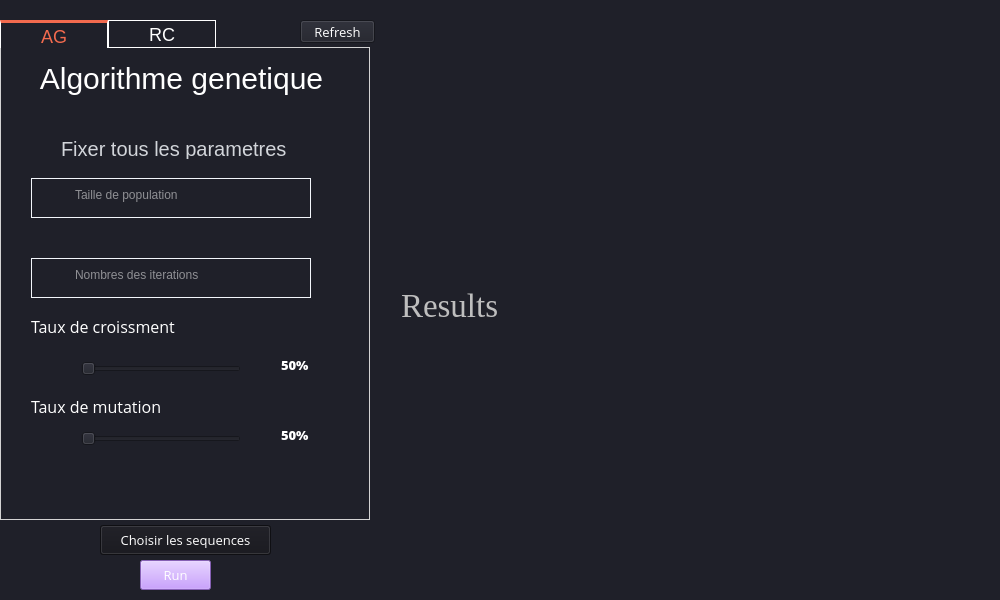
<?xml version="1.0" encoding="UTF-8"?>
<ui version="4.0">
 <class>MainWindow</class>
 <widget class="QMainWindow" name="MainWindow">
  <property name="geometry">
   <rect>
    <x>0</x>
    <y>0</y>
    <width>1000</width>
    <height>600</height>
   </rect>
  </property>
  <property name="windowTitle">
   <string>MainWindow</string>
  </property>
  <widget class="QWidget" name="centralwidget">
   <layout class="QVBoxLayout" name="verticalLayout_4">
    <property name="spacing">
     <number>0</number>
    </property>
    <property name="leftMargin">
     <number>0</number>
    </property>
    <property name="topMargin">
     <number>0</number>
    </property>
    <property name="rightMargin">
     <number>0</number>
    </property>
    <property name="bottomMargin">
     <number>0</number>
    </property>
    <item>
     <widget class="QWidget" name="widget" native="true">
      <property name="enabled">
       <bool>true</bool>
      </property>
      <property name="minimumSize">
       <size>
        <width>1000</width>
        <height>0</height>
       </size>
      </property>
      <property name="maximumSize">
       <size>
        <width>800</width>
        <height>600</height>
       </size>
      </property>
      <property name="styleSheet">
       <string notr="true">QWidget{
background-color: #1F2029;
}</string>
      </property>
      <widget class="QPushButton" name="pushButton_3">
       <property name="geometry">
        <rect>
         <x>300</x>
         <y>20</y>
         <width>75</width>
         <height>23</height>
        </rect>
       </property>
       <property name="font">
        <font>
         <family>Open Sans</family>
         <pointsize>10</pointsize>
        </font>
       </property>
       <property name="styleSheet">
        <string notr="true">QPushButton{
color:white;
}</string>
       </property>
       <property name="text">
        <string>Refresh</string>
       </property>
       <property name="icon">
        <iconset resource="files.qrc">
         <normaloff>:/20x20/icons/20x20/ref.png</normaloff>:/20x20/icons/20x20/ref.png</iconset>
       </property>
      </widget>
      <widget class="QWidget" name="layoutWidget">
       <property name="geometry">
        <rect>
         <x>401</x>
         <y>20</y>
         <width>602</width>
         <height>571</height>
        </rect>
       </property>
       <layout class="QVBoxLayout" name="verticalLayout_2">
        <property name="sizeConstraint">
         <enum>QLayout::SetMaximumSize</enum>
        </property>
        <item>
         <widget class="QLabel" name="label">
          <property name="enabled">
           <bool>false</bool>
          </property>
          <property name="minimumSize">
           <size>
            <width>600</width>
            <height>0</height>
           </size>
          </property>
          <property name="font">
           <font>
            <family>Times New Roman</family>
            <pointsize>25</pointsize>
           </font>
          </property>
          <property name="styleSheet">
           <string notr="true">QLabel{
font-family: Times New Roman;
}</string>
          </property>
          <property name="text">
           <string>Results</string>
          </property>
         </widget>
        </item>
       </layout>
      </widget>
      <widget class="QTabWidget" name="tabWidget">
       <property name="enabled">
        <bool>true</bool>
       </property>
       <property name="geometry">
        <rect>
         <x>0</x>
         <y>20</y>
         <width>370</width>
         <height>500</height>
        </rect>
       </property>
       <property name="minimumSize">
        <size>
         <width>370</width>
         <height>500</height>
        </size>
       </property>
       <property name="maximumSize">
        <size>
         <width>380</width>
         <height>500</height>
        </size>
       </property>
       <property name="styleSheet">
        <string notr="true">QTabBar::tab:selected {
color:#F26A4E;
                border-top:3px solid #F26A4E;
              margin-bottom: -3px
}
QTabBar::tab {
        width:100px;
         color:white;
         font-size:18px;
         height:20px;
         border: 1px solid white;
       padding: 3px;
  }
 QTabWidget::pane {
    border: 1px solid lightgray;
   top:-1px;
  background: rgb(245, 245, 245);
}</string>
       </property>
       <property name="currentIndex">
        <number>0</number>
       </property>
       <property name="iconSize">
        <size>
         <width>20</width>
         <height>20</height>
        </size>
       </property>
       <widget class="QWidget" name="tab">
        <property name="minimumSize">
         <size>
          <width>400</width>
          <height>570</height>
         </size>
        </property>
        <property name="maximumSize">
         <size>
          <width>400</width>
          <height>570</height>
         </size>
        </property>
        <property name="styleSheet">
         <string notr="true">QWidget{
border:none;
}

</string>
        </property>
        <attribute name="title">
         <string>AG</string>
        </attribute>
        <widget class="QLabel" name="label_2">
         <property name="geometry">
          <rect>
           <x>10</x>
           <y>10</y>
           <width>341</width>
           <height>41</height>
          </rect>
         </property>
         <property name="font">
          <font>
           <pointsize>-1</pointsize>
          </font>
         </property>
         <property name="styleSheet">
          <string notr="true">QLabel{
color:white;
font-size:30px;
}</string>
         </property>
         <property name="text">
          <string>Algorithme genetique</string>
         </property>
         <property name="alignment">
          <set>Qt::AlignCenter</set>
         </property>
        </widget>
        <widget class="QLabel" name="label_23">
         <property name="geometry">
          <rect>
           <x>60</x>
           <y>90</y>
           <width>241</width>
           <height>21</height>
          </rect>
         </property>
         <property name="font">
          <font>
           <pointsize>-1</pointsize>
          </font>
         </property>
         <property name="styleSheet">
          <string notr="true">QLabel{
font-size:20px;
color:#D2D5DA;
}</string>
         </property>
         <property name="text">
          <string>Fixer tous les parametres</string>
         </property>
        </widget>
        <widget class="QWidget" name="widget_39" native="true">
         <property name="geometry">
          <rect>
           <x>30</x>
           <y>130</y>
           <width>280</width>
           <height>40</height>
          </rect>
         </property>
         <property name="styleSheet">
          <string notr="true">QWidget{

border: 1px solid #F3F6FB ;
}</string>
         </property>
         <widget class="QLabel" name="label_45">
          <property name="geometry">
           <rect>
            <x>10</x>
            <y>10</y>
            <width>30</width>
            <height>20</height>
           </rect>
          </property>
          <property name="minimumSize">
           <size>
            <width>30</width>
            <height>0</height>
           </size>
          </property>
          <property name="maximumSize">
           <size>
            <width>30</width>
            <height>16777215</height>
           </size>
          </property>
          <property name="styleSheet">
           <string notr="true">QLabel{
background-image:url(:/20x20/icons/20x20/4092560-20.png);
background-repeat: no-repeat;
border:none;
}</string>
          </property>
          <property name="text">
           <string/>
          </property>
         </widget>
         <widget class="QWidget" name="widget_40" native="true">
          <property name="geometry">
           <rect>
            <x>50</x>
            <y>40</y>
            <width>281</width>
            <height>41</height>
           </rect>
          </property>
          <property name="styleSheet">
           <string notr="true">QWidget{

border: 1px solid #F3F6FB ;
}</string>
          </property>
          <widget class="QTextEdit" name="textEdit_32">
           <property name="geometry">
            <rect>
             <x>70</x>
             <y>0</y>
             <width>120</width>
             <height>30</height>
            </rect>
           </property>
           <property name="maximumSize">
            <size>
             <width>120</width>
             <height>30</height>
            </size>
           </property>
           <property name="styleSheet">
            <string notr="true">QtextEdit{
background-color: #293746;
color:white;
border:none;
}</string>
           </property>
           <property name="placeholderText">
            <string>taille de population</string>
           </property>
          </widget>
          <widget class="QLabel" name="label_46">
           <property name="geometry">
            <rect>
             <x>10</x>
             <y>10</y>
             <width>30</width>
             <height>21</height>
            </rect>
           </property>
           <property name="minimumSize">
            <size>
             <width>30</width>
             <height>0</height>
            </size>
           </property>
           <property name="maximumSize">
            <size>
             <width>30</width>
             <height>16777215</height>
            </size>
           </property>
           <property name="styleSheet">
            <string notr="true">QLabel{
background-image:url(:/20x20/icons/20x20/6578854-20.png);
background-repeat: no-repeat;
border:none;
}</string>
           </property>
           <property name="text">
            <string/>
           </property>
          </widget>
         </widget>
         <widget class="QPlainTextEdit" name="plainTextEdit_9">
          <property name="geometry">
           <rect>
            <x>40</x>
            <y>6</y>
            <width>231</width>
            <height>31</height>
           </rect>
          </property>
          <property name="styleSheet">
           <string notr="true">border:0;
color:white;</string>
          </property>
          <property name="placeholderText">
           <string>Taille de population</string>
          </property>
         </widget>
        </widget>
        <widget class="QWidget" name="widget_41" native="true">
         <property name="geometry">
          <rect>
           <x>30</x>
           <y>210</y>
           <width>280</width>
           <height>40</height>
          </rect>
         </property>
         <property name="styleSheet">
          <string notr="true">QWidget{

border: 1px solid #F3F6FB ;
}</string>
         </property>
         <widget class="QLabel" name="label_47">
          <property name="geometry">
           <rect>
            <x>10</x>
            <y>10</y>
            <width>30</width>
            <height>20</height>
           </rect>
          </property>
          <property name="minimumSize">
           <size>
            <width>30</width>
            <height>0</height>
           </size>
          </property>
          <property name="maximumSize">
           <size>
            <width>30</width>
            <height>16777215</height>
           </size>
          </property>
          <property name="styleSheet">
           <string notr="true">QLabel{
background-image:url(:/20x20/icons/20x20/216090-20.png);
background-repeat: no-repeat;
border:none;
}</string>
          </property>
          <property name="text">
           <string/>
          </property>
         </widget>
         <widget class="QWidget" name="widget_42" native="true">
          <property name="geometry">
           <rect>
            <x>50</x>
            <y>40</y>
            <width>281</width>
            <height>41</height>
           </rect>
          </property>
          <property name="styleSheet">
           <string notr="true">QWidget{

border: 1px solid #F3F6FB ;
}</string>
          </property>
          <widget class="QTextEdit" name="textEdit_33">
           <property name="geometry">
            <rect>
             <x>70</x>
             <y>0</y>
             <width>120</width>
             <height>30</height>
            </rect>
           </property>
           <property name="maximumSize">
            <size>
             <width>120</width>
             <height>30</height>
            </size>
           </property>
           <property name="styleSheet">
            <string notr="true">QtextEdit{
background-color: #293746;
color:white;
border:none;
}</string>
           </property>
           <property name="placeholderText">
            <string>taille de population</string>
           </property>
          </widget>
          <widget class="QLabel" name="label_48">
           <property name="geometry">
            <rect>
             <x>10</x>
             <y>10</y>
             <width>30</width>
             <height>21</height>
            </rect>
           </property>
           <property name="minimumSize">
            <size>
             <width>30</width>
             <height>0</height>
            </size>
           </property>
           <property name="maximumSize">
            <size>
             <width>30</width>
             <height>16777215</height>
            </size>
           </property>
           <property name="styleSheet">
            <string notr="true">QLabel{
background-image:url(:/20x20/icons/20x20/6578854-20.png);
background-repeat: no-repeat;
border:none;
}</string>
           </property>
           <property name="text">
            <string/>
           </property>
          </widget>
         </widget>
         <widget class="QPlainTextEdit" name="plainTextEdit_10">
          <property name="geometry">
           <rect>
            <x>40</x>
            <y>6</y>
            <width>231</width>
            <height>31</height>
           </rect>
          </property>
          <property name="styleSheet">
           <string notr="true">border:0;
color:white;</string>
          </property>
          <property name="placeholderText">
           <string>Nombres des iterations</string>
          </property>
         </widget>
        </widget>
        <widget class="QSlider" name="horizontalSlider">
         <property name="geometry">
          <rect>
           <x>80</x>
           <y>310</y>
           <width>160</width>
           <height>22</height>
          </rect>
         </property>
         <property name="maximum">
          <number>100</number>
         </property>
         <property name="orientation">
          <enum>Qt::Horizontal</enum>
         </property>
        </widget>
        <widget class="QSlider" name="horizontalSlider_2">
         <property name="geometry">
          <rect>
           <x>80</x>
           <y>380</y>
           <width>160</width>
           <height>22</height>
          </rect>
         </property>
         <property name="orientation">
          <enum>Qt::Horizontal</enum>
         </property>
        </widget>
        <widget class="QLabel" name="label_4">
         <property name="geometry">
          <rect>
           <x>280</x>
           <y>310</y>
           <width>47</width>
           <height>13</height>
          </rect>
         </property>
         <property name="font">
          <font>
           <family>Open Sans ExtraBold</family>
           <pointsize>10</pointsize>
          </font>
         </property>
         <property name="styleSheet">
          <string notr="true">color:white</string>
         </property>
         <property name="text">
          <string>50%</string>
         </property>
        </widget>
        <widget class="QLabel" name="label_5">
         <property name="geometry">
          <rect>
           <x>30</x>
           <y>270</y>
           <width>151</width>
           <height>16</height>
          </rect>
         </property>
         <property name="font">
          <font>
           <family>Open Sans</family>
           <pointsize>12</pointsize>
          </font>
         </property>
         <property name="styleSheet">
          <string notr="true">color:white;</string>
         </property>
         <property name="text">
          <string>Taux de croissment</string>
         </property>
        </widget>
        <widget class="QLabel" name="label_6">
         <property name="geometry">
          <rect>
           <x>30</x>
           <y>350</y>
           <width>151</width>
           <height>16</height>
          </rect>
         </property>
         <property name="font">
          <font>
           <family>Open Sans</family>
           <pointsize>12</pointsize>
          </font>
         </property>
         <property name="styleSheet">
          <string notr="true">color:white</string>
         </property>
         <property name="text">
          <string>Taux de mutation</string>
         </property>
        </widget>
        <widget class="QLabel" name="label_7">
         <property name="geometry">
          <rect>
           <x>280</x>
           <y>380</y>
           <width>47</width>
           <height>13</height>
          </rect>
         </property>
         <property name="font">
          <font>
           <family>Open Sans ExtraBold</family>
           <pointsize>10</pointsize>
          </font>
         </property>
         <property name="styleSheet">
          <string notr="true">color:white;</string>
         </property>
         <property name="text">
          <string>50%</string>
         </property>
        </widget>
       </widget>
       <widget class="QWidget" name="tab_2">
        <property name="styleSheet">
         <string notr="true">QWidget{
border:none;
}</string>
        </property>
        <attribute name="title">
         <string>RC</string>
        </attribute>
        <widget class="QLabel" name="label_24">
         <property name="geometry">
          <rect>
           <x>70</x>
           <y>100</y>
           <width>241</width>
           <height>21</height>
          </rect>
         </property>
         <property name="font">
          <font>
           <pointsize>-1</pointsize>
          </font>
         </property>
         <property name="styleSheet">
          <string notr="true">QLabel{
font-size:20px;
color:#D2D5DA;
}</string>
         </property>
         <property name="text">
          <string>Fixer tous les parametres</string>
         </property>
        </widget>
        <widget class="QLabel" name="label_33">
         <property name="geometry">
          <rect>
           <x>10</x>
           <y>20</y>
           <width>351</width>
           <height>71</height>
          </rect>
         </property>
         <property name="font">
          <font>
           <pointsize>-1</pointsize>
          </font>
         </property>
         <property name="styleSheet">
          <string notr="true">QLabel{
color:white;
font-size:30px;
}</string>
         </property>
         <property name="text">
          <string> Recuit stimule</string>
         </property>
         <property name="alignment">
          <set>Qt::AlignCenter</set>
         </property>
         <property name="wordWrap">
          <bool>true</bool>
         </property>
        </widget>
        <widget class="QLabel" name="label_12">
         <property name="geometry">
          <rect>
           <x>300</x>
           <y>210</y>
           <width>47</width>
           <height>13</height>
          </rect>
         </property>
         <property name="font">
          <font>
           <family>Open Sans ExtraBold</family>
           <pointsize>10</pointsize>
          </font>
         </property>
         <property name="styleSheet">
          <string notr="true">color:white</string>
         </property>
         <property name="text">
          <string>50%</string>
         </property>
        </widget>
        <widget class="QLabel" name="label_13">
         <property name="geometry">
          <rect>
           <x>20</x>
           <y>300</y>
           <width>151</width>
           <height>16</height>
          </rect>
         </property>
         <property name="font">
          <font>
           <family>Open Sans</family>
           <pointsize>12</pointsize>
          </font>
         </property>
         <property name="styleSheet">
          <string notr="true">color:white;</string>
         </property>
         <property name="text">
          <string>Seuil</string>
         </property>
        </widget>
        <widget class="QSlider" name="horizontalSlider_5">
         <property name="geometry">
          <rect>
           <x>80</x>
           <y>360</y>
           <width>160</width>
           <height>22</height>
          </rect>
         </property>
         <property name="maximum">
          <number>100</number>
         </property>
         <property name="value">
          <number>49</number>
         </property>
         <property name="orientation">
          <enum>Qt::Horizontal</enum>
         </property>
        </widget>
        <widget class="QLabel" name="label_14">
         <property name="geometry">
          <rect>
           <x>300</x>
           <y>360</y>
           <width>47</width>
           <height>13</height>
          </rect>
         </property>
         <property name="font">
          <font>
           <family>Open Sans ExtraBold</family>
           <pointsize>10</pointsize>
          </font>
         </property>
         <property name="styleSheet">
          <string notr="true">color:white</string>
         </property>
         <property name="text">
          <string>49%</string>
         </property>
        </widget>
        <widget class="QLabel" name="label_15">
         <property name="geometry">
          <rect>
           <x>20</x>
           <y>160</y>
           <width>151</width>
           <height>16</height>
          </rect>
         </property>
         <property name="font">
          <font>
           <family>Open Sans</family>
           <pointsize>12</pointsize>
          </font>
         </property>
         <property name="styleSheet">
          <string notr="true">color:white;</string>
         </property>
         <property name="text">
          <string>Temperature</string>
         </property>
        </widget>
        <widget class="QSlider" name="horizontalSlider_6">
         <property name="geometry">
          <rect>
           <x>70</x>
           <y>210</y>
           <width>160</width>
           <height>21</height>
          </rect>
         </property>
         <property name="styleSheet">
          <string notr="true">QSlider::groove:horizontal {
    background-color: qlineargradient(x1: 0, y1: 0, x2: 1, y2: 0, stop: 0 #46992b, stop: 0.5 #0e566d, stop: 1 red);
height:10px;
  
}
QSlider::handle:horizontal {
  	width:5px;
	height:50px;
    background: white;
border: 1px solid #46992b;
	margin: -30px -10px;
}
</string>
         </property>
         <property name="maximum">
          <number>100</number>
         </property>
         <property name="value">
          <number>50</number>
         </property>
         <property name="orientation">
          <enum>Qt::Horizontal</enum>
         </property>
        </widget>
       </widget>
      </widget>
      <widget class="QPushButton" name="pushButton">
       <property name="geometry">
        <rect>
         <x>140</x>
         <y>560</y>
         <width>71</width>
         <height>30</height>
        </rect>
       </property>
       <property name="maximumSize">
        <size>
         <width>16777215</width>
         <height>40</height>
        </size>
       </property>
       <property name="font">
        <font>
         <family>Open Sans</family>
         <pointsize>10</pointsize>
        </font>
       </property>
       <property name="styleSheet">
        <string notr="true">QPushButton{
color:white;
background-color:#BB86FC;
}</string>
       </property>
       <property name="text">
        <string>Run</string>
       </property>
       <property name="icon">
        <iconset>
         <normaloff>icons/20x20/1167975-20.png</normaloff>icons/20x20/1167975-20.png</iconset>
       </property>
      </widget>
      <widget class="QPushButton" name="pushButton_2">
       <property name="geometry">
        <rect>
         <x>100</x>
         <y>525</y>
         <width>171</width>
         <height>30</height>
        </rect>
       </property>
       <property name="minimumSize">
        <size>
         <width>0</width>
         <height>30</height>
        </size>
       </property>
       <property name="maximumSize">
        <size>
         <width>16777215</width>
         <height>30</height>
        </size>
       </property>
       <property name="font">
        <font>
         <family>Open Sans</family>
         <pointsize>10</pointsize>
        </font>
       </property>
       <property name="styleSheet">
        <string notr="true">QPushButton{
color:white;
background-color:#15151B;
}</string>
       </property>
       <property name="text">
        <string>Choisir les sequences</string>
       </property>
       <property name="icon">
        <iconset>
         <normaloff>icons/20x20/4092560-20.png</normaloff>icons/20x20/4092560-20.png</iconset>
       </property>
       <property name="iconSize">
        <size>
         <width>20</width>
         <height>20</height>
        </size>
       </property>
      </widget>
      <zorder>layoutWidget</zorder>
      <zorder>tabWidget</zorder>
      <zorder>pushButton</zorder>
      <zorder>pushButton_2</zorder>
      <zorder>pushButton_3</zorder>
     </widget>
    </item>
   </layout>
  </widget>
 </widget>
 <resources>
  <include location="files.qrc"/>
 </resources>
 <connections/>
</ui>
